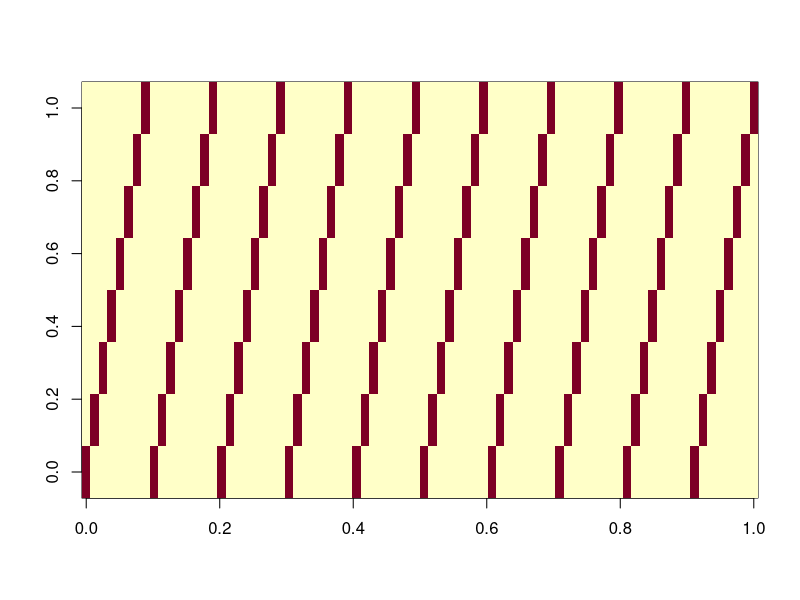
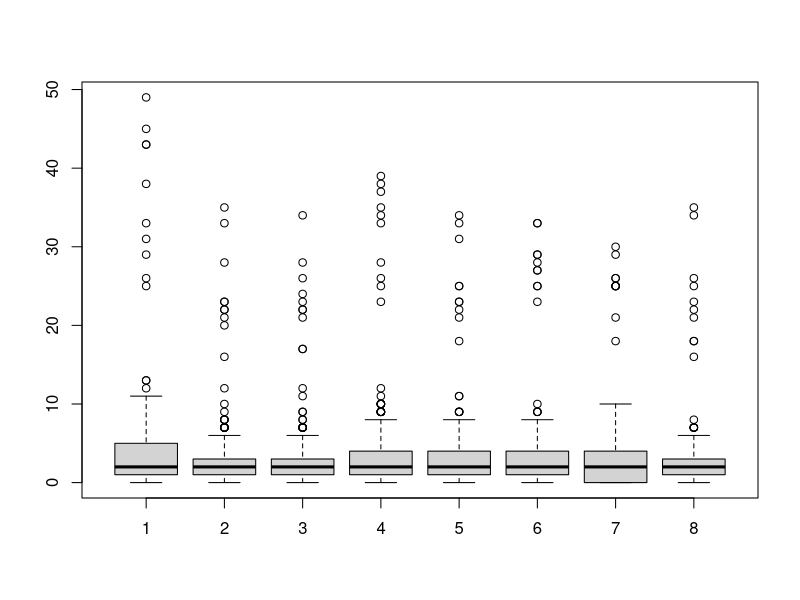
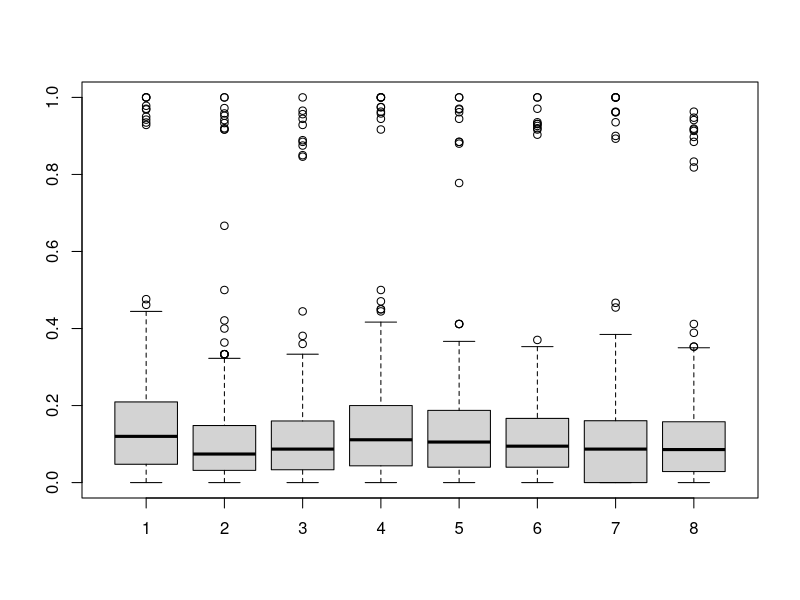
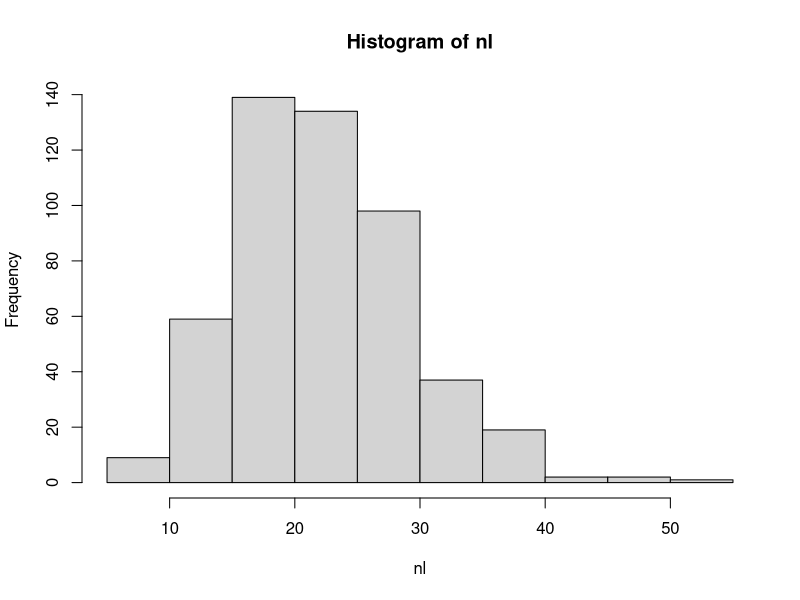
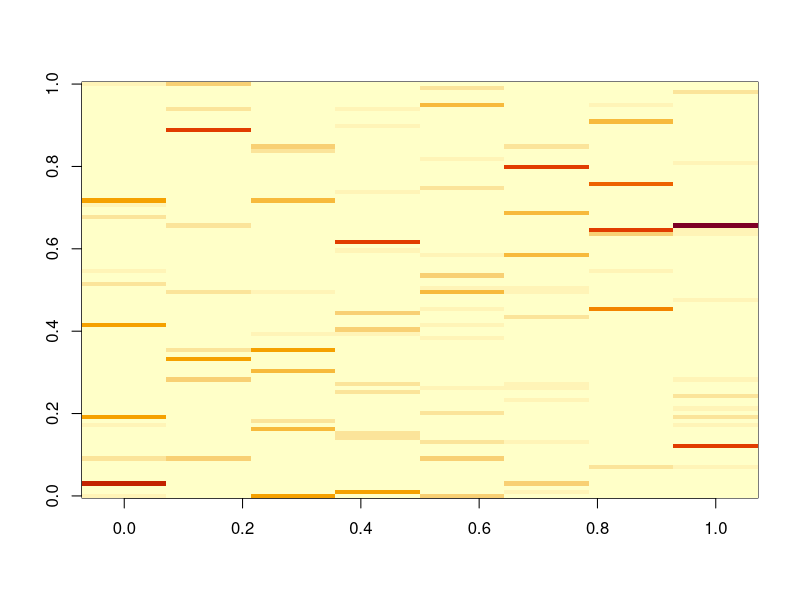
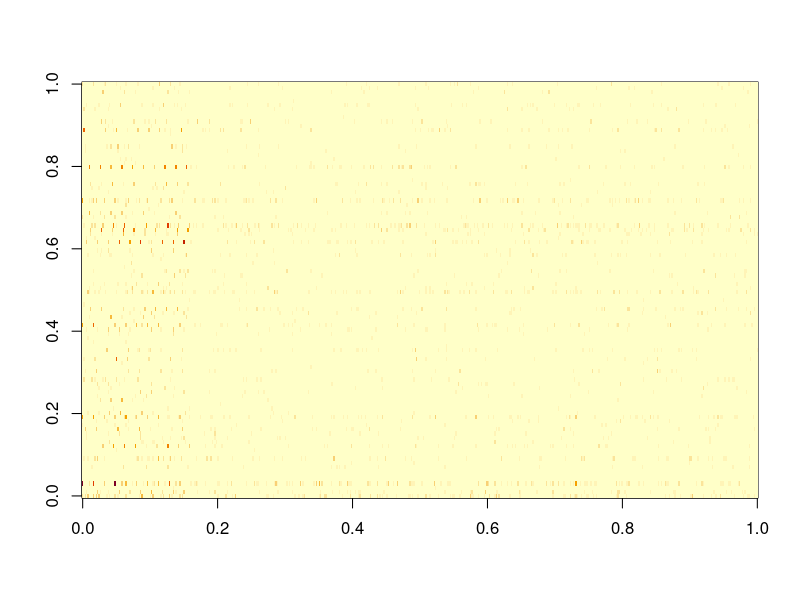
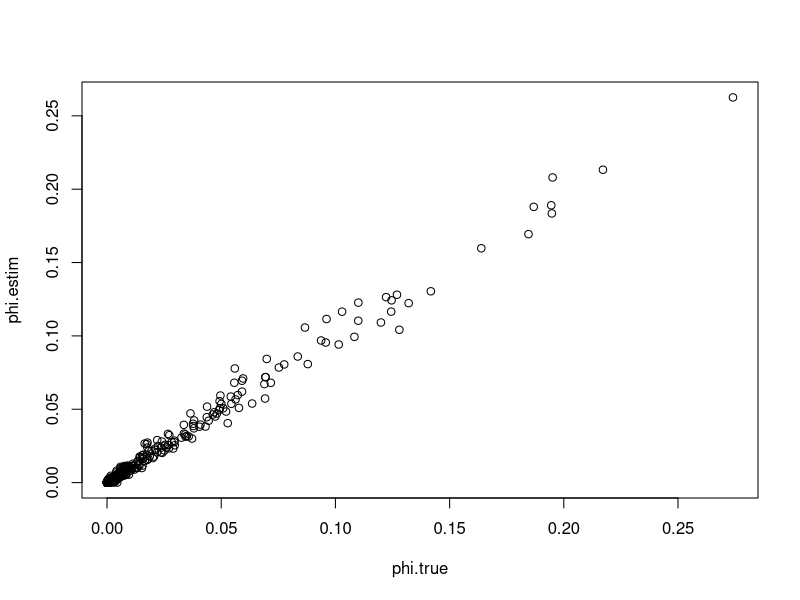

Generate these figures, in order, with R: (Note: this script raises an error after producing the figures.)
rm(list=ls(all=TRUE))
library(MCMCpack)
set.seed(5)

nloc=500
nspp=100
ncommun=8

#design matrix
xmat=matrix(runif(nloc*ncommun,min=-1,max=1),nloc,ncommun)

#pure sites
tmp=matrix(-3,ncommun,ncommun)
diag(tmp)=3
for (i in 1:10){
  seq1=(ncommun*(i-1)+1):(ncommun*i)
  xmat[seq1,]=tmp
}
image(xmat[1:(10*ncommun),])

#parameters
lambda.true=lambda=runif(ncommun,min=2,max=3)
betas.true=betas=diag(0.8,ncommun)

#get means
lambda1=matrix(lambda,nloc,ncommun,byrow=T)
media=exp(log(lambda1)+xmat%*%betas); range(media)
head(media)

#generate N_lk
nlk=matrix(NA,nloc,ncommun)
for (i in 1:ncommun){
  nlk[,i]=rpois(nloc,media[,i])
}
nlk.true=nlk; boxplot(nlk)
z=nlk/apply(nlk,1,sum); apply(z,1,sum); boxplot(z); apply(z,2,range)
nl=apply(nlk,1,sum)
hist(nl)
sum(nl)

#generate phi (assuming that each species is strongly present in a single group) 
phi=rdirichlet(ncommun,alpha=rep(0.1,nspp))

# for (i in 1:nspp){ #add some zeroes
#   ind=sample(1:ncommun,size=1)
#   tmp[ind,i]=runif(1,min=0.5,max=1)
# }
# phi=tmp/matrix(rowSums(tmp),ncommun,nspp) #re-scale to make sure it sums to 1
# round(phi[,1:20],2)
# table(round(phi,2))

unique(rowSums(phi))
phi.true=phi
image(phi)

#generate actual observations y
y=matrix(NA,nloc,nspp)
nks=matrix(0,ncommun,nspp)
for (i in 1:nloc){
  tmp1=rep(0,nspp)
  for (k in 1:ncommun){
    tmp=rmultinom(1,size=nlk[i,k],prob=phi[k,])
    nks[k,]=nks[k,]+tmp
    tmp1=tmp1+tmp
  }
  y[i,]=tmp1
}
image(y)

#look at stuff to make sure it makes sense
phi.estim=nks/matrix(rowSums(nks),ncommun,nspp,)
plot(phi.true,phi.estim)
nks.true=nks

#export results
setwd('U:\\GIT_models\\git_LDA_MS')
nome=paste('fake data',ncommun,'.csv',sep='')    
colnames(y)=paste('spp',1:nspp,sep='')
rownames(y)=paste('loc',1:nloc,sep='')
write.csv(y,nome,row.names=F)    

nome=paste('fake data xmat',ncommun,'.csv',sep='')    
write.csv(xmat,nome,row.names=F)    
